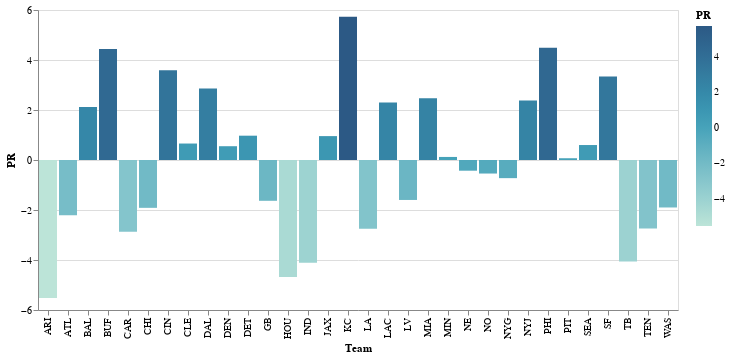

Here is the notebook cell this chart was saved with:
### Markdown cell above
Here we make a bar chart of the data.  We tell Altair that the team name should go along the x-axis and the Power Rating value should determine the heights of the bars.  The only customization we do is changing from the default color scheme to "tealblues".  (See [here](https://vega.github.io/vega/docs/schemes/) for other color scheme options.)

### Code cell
alt.Chart(df_pr).mark_bar().encode(
    x = "Team",
    y = "PR",
    color = alt.Color("PR").scale(scheme="tealblues")
)

### Figure 1 — Vega-Lite specification as saved in the notebook (floating-point values rounded to 4 significant figures)
{"config": {"view": {"continuousWidth": 300, "continuousHeight": 300}}, "data": {"name": "data-019015f98f9541a963bbf37ccc451030"}, "mark": {"type": "bar"}, "encoding": {"color": {"field": "PR", "scale": {"scheme": "tealblues"}, "type": "quantitative"}, "x": {"field": "Team", "type": "nominal"}, "y": {"field": "PR", "type": "quantitative"}}, "$schema": "https://vega.github.io/schema/vega-lite/v5.8.0.json", "datasets": {"data-019015f98f9541a963bbf37ccc451030": [{"Team": "ARI", "PR": -5.516}, {"Team": "ATL", "PR": -2.205}, {"Team": "BAL", "PR": 2.119}, {"Team": "BUF", "PR": 4.444}, {"Team": "CAR", "PR": -2.866}, {"Team": "CHI", "PR": -1.914}, {"Team": "CIN", "PR": 3.595}, {"Team": "CLE", "PR": 0.6588}, {"Team": "DAL", "PR": 2.862}, {"Team": "DEN", "PR": 0.5514}, {"Team": "DET", "PR": 0.9724}, {"Team": "GB", "PR": -1.632}, {"Team": "HOU", "PR": -4.681}, {"Team": "IND", "PR": -4.112}, {"Team": "JAX", "PR": 0.9556}, {"Team": "KC", "PR": 5.733}, {"Team": "LA", "PR": -2.752}, {"Team": "LAC", "PR": 2.297}, {"Team": "LV", "PR": -1.598}, {"Team": "MIA", "PR": 2.473}, {"Team": "MIN", "PR": 0.1222}, {"Team": "NE", "PR": -0.4281}, {"Team": "NO", "PR": -0.5414}, {"Team": "NYG", "PR": -0.7257}, {"Team": "NYJ", "PR": 2.381}, {"Team": "PHI", "PR": 4.488}, {"Team": "PIT", "PR": 0.07054}, {"Team": "SEA", "PR": 0.5986}, {"Team": "SF", "PR": 3.343}, {"Team": "TB", "PR": -4.058}, {"Team": "TEN", "PR": -2.737}, {"Team": "WAS", "PR": -1.899}]}}
